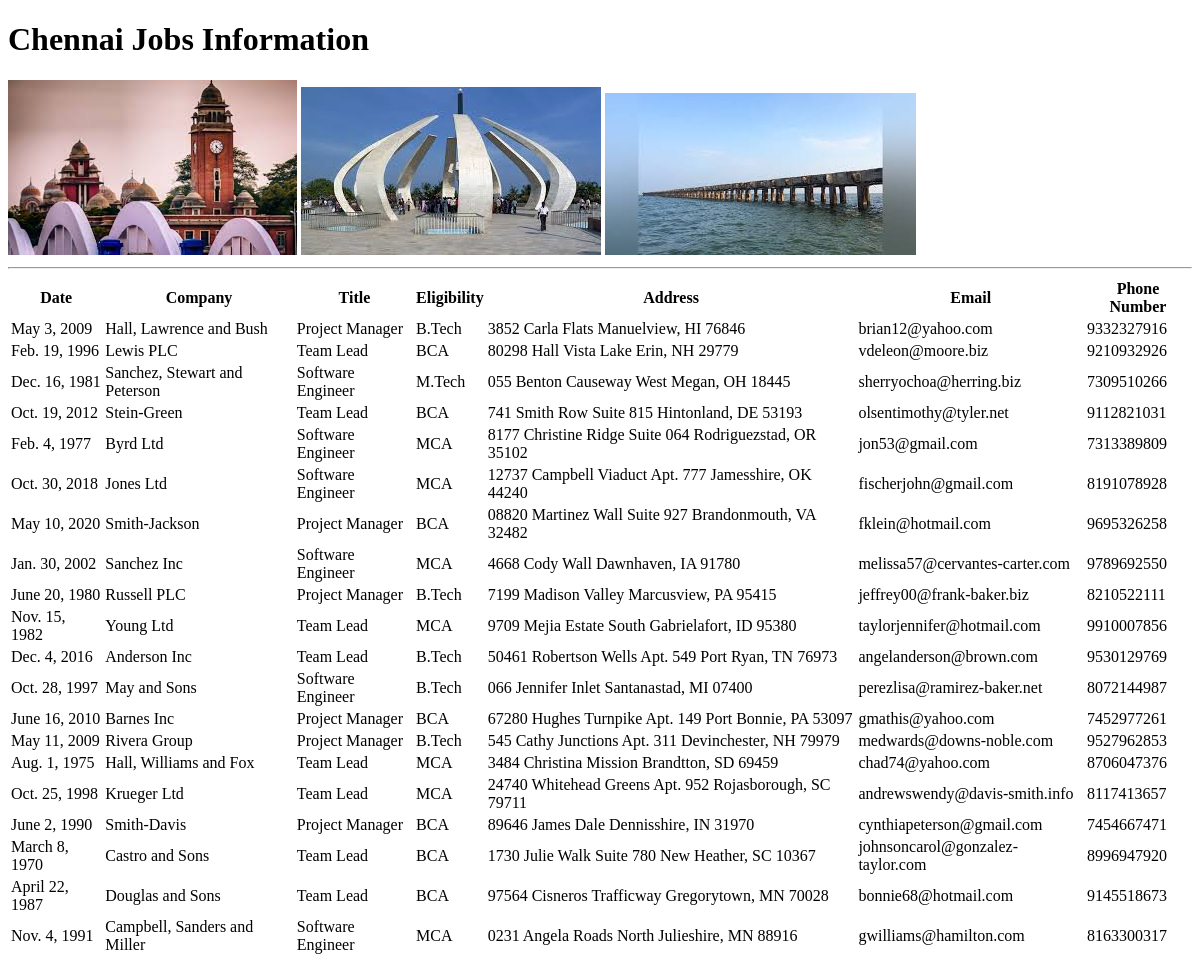
The app's page /chennaijobs/ with its own data.
### testapp/models.py (models this page shows)
class blorejobs(models.Model):
    date=models.DateField();
    company=models.CharField(max_length=100);
    title=models.CharField(max_length=100);
    eligibility=models.CharField(max_length=100);
    address=models.CharField(max_length=100);
    email=models.EmailField()
    phonenumber=models.IntegerField()

### testapp/views.py (the view)
# urls.py: url(r'^chennaijobs/', views.chennaijobsinfo),
def chennaijobsinfo(request):
    jobs_list=blorejobs.objects.all()
    my_dict={'jobs_list':jobs_list}
    return render(request,'testapp/chennaijobs.html',context=my_dict)

### templates/testapp/chennaijobs.html (shortened to what this page needs)
<!DOCTYPE html>
{% load staticfiles%}
<html lang="en" dir="ltr">
  <head>
    <link rel="stylesheet" href="{% static 'css/demo.css'%}">
  </head>
  <body>
    <h1>Chennai Jobs Information</h1>
        <img src="{% static 'images/che1.jpg'%}" alt="">
        <img src="{% static 'images/che2.jpg'%}" alt="">
        <img src="{% static 'images/che3.jpg'%}" alt="">
    <hr>
    {% if jobs_list %}
    <table id="tab">
       <thead>
         <th>Date</th>
         <th>Company</th>
         <th>Title</th>
         <th>Eligibility</th>
         <th>Address</th>
         <th>Email</th>
         <th>Phone Number</th>
       </thead>
       {% for job in jobs_list%}
       <tr>
         <td>{{job.date}}</td>
         <td>{{job.company}}</td>
         <td>{{job.title}}</td>
         <td>{{job.eligibility}}</td>
         <td>{{job.address}}</td>
         <td>{{job.email}}</td>
         <td>{{job.phonenumber}}</td>
       </tr>
       {% endfor %}
    </table>
    {%else%}
    <p>No Jobs Found in Chennai</p>
    {%endif%}
  </body>
</html>

### static/css/demo.css (style rules this page uses)
body { background: url("https://images.unsplash.com/photo-1518655048521-f130df041f66?ixlib=rb-1.2.1&ixid=eyJhcHBfaWQiOjEyMDd9&auto=format&fit=crop&w=500&q=60"); background-repeat: no-repeat; background-size: cover; }

### records on screen
blorejobs: date "May 3, 2009", company "Hall, Lawrence and Bush", title "Project Manager", eligibility "B.Tech", address "3852 Carla Flats Manuelview, HI 76846", email "brian12@yahoo.com", phonenumber "9332327916"
blorejobs: date "Feb. 19, 1996", company "Lewis PLC", title "Team Lead", eligibility "BCA", address "80298 Hall Vista Lake Erin, NH 29779", email "vdeleon@moore.biz", phonenumber "9210932926"
blorejobs: date "Dec. 16, 1981", company "Sanchez, Stewart and Peterson", title "Software Engineer", eligibility "M.Tech", address "055 Benton Causeway West Megan, OH 18445", email "sherryochoa@herring.biz", phonenumber "7309510266"
blorejobs: date "Oct. 19, 2012", company "Stein-Green", title "Team Lead", eligibility "BCA", address "741 Smith Row Suite 815 Hintonland, DE 53193", email "olsentimothy@tyler.net", phonenumber "9112821031"
blorejobs: date "Feb. 4, 1977", company "Byrd Ltd", title "Software Engineer", eligibility "MCA", address "8177 Christine Ridge Suite 064 Rodriguezstad, OR 35102", email "jon53@gmail.com", phonenumber "7313389809"
blorejobs: date "Oct. 30, 2018", company "Jones Ltd", title "Software Engineer", eligibility "MCA", address "12737 Campbell Viaduct Apt. 777 Jamesshire, OK 44240", email "fischerjohn@gmail.com", phonenumber "8191078928"
blorejobs: date "May 10, 2020", company "Smith-Jackson", title "Project Manager", eligibility "BCA", address "08820 Martinez Wall Suite 927 Brandonmouth, VA 32482", email "fklein@hotmail.com", phonenumber "9695326258"
blorejobs: date "Jan. 30, 2002", company "Sanchez Inc", title "Software Engineer", eligibility "MCA", address "4668 Cody Wall Dawnhaven, IA 91780", email "melissa57@cervantes-carter.com", phonenumber "9789692550"
blorejobs: date "June 20, 1980", company "Russell PLC", title "Project Manager", eligibility "B.Tech", address "7199 Madison Valley Marcusview, PA 95415", email "jeffrey00@frank-baker.biz", phonenumber "8210522111"
blorejobs: date "Nov. 15, 1982", company "Young Ltd", title "Team Lead", eligibility "MCA", address "9709 Mejia Estate South Gabrielafort, ID 95380", email "taylorjennifer@hotmail.com", phonenumber "9910007856"
blorejobs: date "Dec. 4, 2016", company "Anderson Inc", title "Team Lead", eligibility "B.Tech", address "50461 Robertson Wells Apt. 549 Port Ryan, TN 76973", email "angelanderson@brown.com", phonenumber "9530129769"
blorejobs: date "Oct. 28, 1997", company "May and Sons", title "Software Engineer", eligibility "B.Tech", address "066 Jennifer Inlet Santanastad, MI 07400", email "perezlisa@ramirez-baker.net", phonenumber "8072144987"
blorejobs: date "June 16, 2010", company "Barnes Inc", title "Project Manager", eligibility "BCA", address "67280 Hughes Turnpike Apt. 149 Port Bonnie, PA 53097", email "gmathis@yahoo.com", phonenumber "7452977261"
blorejobs: date "May 11, 2009", company "Rivera Group", title "Project Manager", eligibility "B.Tech", address "545 Cathy Junctions Apt. 311 Devinchester, NH 79979", email "medwards@downs-noble.com", phonenumber "9527962853"
blorejobs: date "Aug. 1, 1975", company "Hall, Williams and Fox", title "Team Lead", eligibility "MCA", address "3484 Christina Mission Brandtton, SD 69459", email "chad74@yahoo.com", phonenumber "8706047376"
blorejobs: date "Oct. 25, 1998", company "Krueger Ltd", title "Team Lead", eligibility "MCA", address "24740 Whitehead Greens Apt. 952 Rojasborough, SC 79711", email "andrewswendy@davis-smith.info", phonenumber "8117413657"
blorejobs: date "June 2, 1990", company "Smith-Davis", title "Project Manager", eligibility "BCA", address "89646 James Dale Dennisshire, IN 31970", email "cynthiapeterson@gmail.com", phonenumber "7454667471"
blorejobs: date "March 8, 1970", company "Castro and Sons", title "Team Lead", eligibility "BCA", address "1730 Julie Walk Suite 780 New Heather, SC 10367", email "johnsoncarol@gonzalez-taylor.com", phonenumber "8996947920"
blorejobs: date "April 22, 1987", company "Douglas and Sons", title "Team Lead", eligibility "BCA", address "97564 Cisneros Trafficway Gregorytown, MN 70028", email "bonnie68@hotmail.com", phonenumber "9145518673"
blorejobs: date "Nov. 4, 1991", company "Campbell, Sanders and Miller", title "Software Engineer", eligibility "MCA", address "0231 Angela Roads North Julieshire, MN 88916", email "gwilliams@hamilton.com", phonenumber "8163300317"
